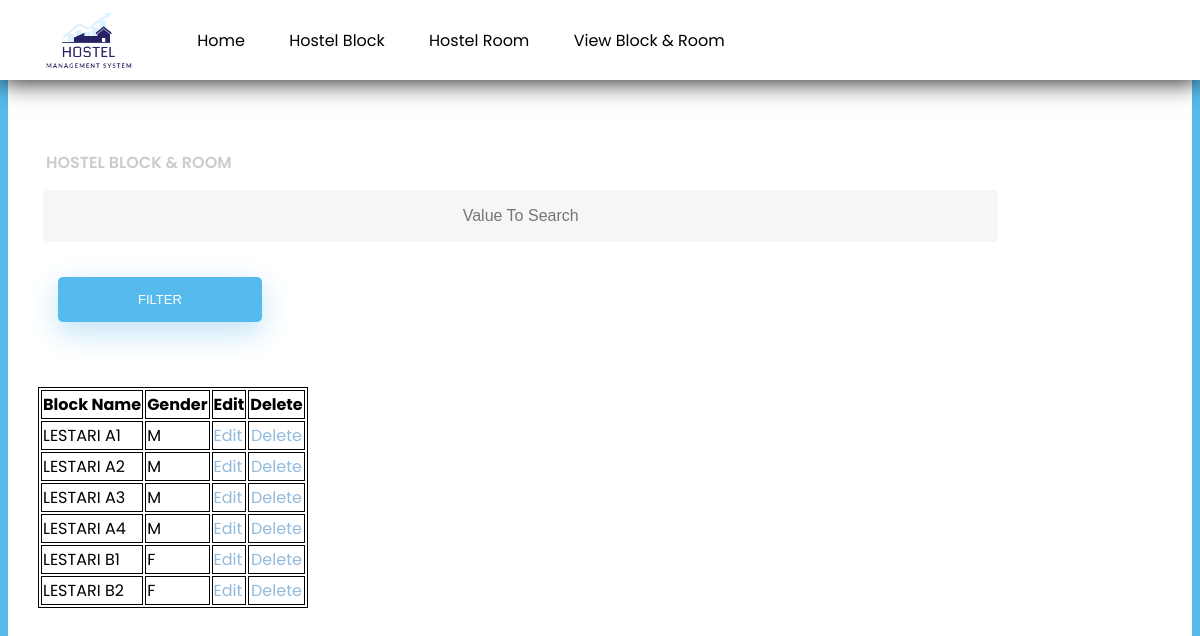
The page /bRoom.php (signed in) on the database its author committed.
### tables this page shows
CREATE TABLE IF NOT EXISTS `block` (
  `id` int(11) NOT NULL AUTO_INCREMENT,
  `name` varchar(50) DEFAULT NULL,
  `gender` varchar(50) DEFAULT NULL,
  PRIMARY KEY (`id`),
  UNIQUE KEY `name` (`name`)
);

### bRoom.php (the view, shortened to what this page needs)
<!DOCTYPE html>
<html>
<head>
</head>
<link rel="stylesheet" href="style.css">
<body>
<header>
           <img src="asset/img/b.png">
            <nav>
                <ul>
                    <li><a href="profile.php" class="activeLink" >Home</a></li>
                    <li><a href="formBR.php">Hostel Block </a></li>
                    <li><a href="roomH.php">Hostel Room </a></li>
                    <li><a href="viewR.php">View Block & Room</a></li>
                </ul>
            </nav>
        </header>
<div id="main">
  <h2>HOSTEL BLOCK & ROOM </h2>
</div>
<?php
if(isset($_POST['search']))
{
    $valueToSearch = $_POST['valueToSearch'];
    $query ="SELECT * FROM `block` WHERE CONCAT( `name`, `gender`) LIKE '%".$valueToSearch."%' ";
    $search_result = filterTable($query);
}
 else {
    $query = "SELECT * FROM `block`";
    $search_result = filterTable($query);
}
function filterTable($query)
{
    $link = mysqli_connect("localhost", "root", "", "dbhostel");
    $filter_Result = mysqli_query($link, $query);
    return $filter_Result;
}
?>
<!DOCTYPE html>
<html>
    <head>
    </head>
    <body>
        <form action="bRoom.php" method="post">
            <input type="text" name="valueToSearch" placeholder="Value To Search"><br><br>
            <input type="submit" name="search" value="Filter"><br><br>
            <table>
                <tr>
                    <th><strong>Block Name</strong></th>
                    <th><strong>Gender</strong></th>
                    <th><strong>Edit</strong></th>
                    <th><strong>Delete</strong></th>
                </tr>
                <?php while($row = mysqli_fetch_array($search_result)):?>
                <tr>
                    <td><?php echo $row['name'];?></td>
                    <td><?php echo $row['gender'];?></td>
                    <td>
                    <a href="editS_form.php?name=<?php echo $row["name"]; ?>">Edit</a>
                    </td>
                    <td align="center">
                    <a href="delete.php?name=<?php echo $row["name"]; ?>">Delete</a>
                    </td>
                </tr>
                <?php endwhile;?>
            </table>
        </form>
    </body>
</html>
</head>
</html>

### style.css (style rules this page uses)
html { background-color: #56baed; }
body { font-family: "Poppins", sans-serif; height: 100vh; }
a { color: #92badd; display:inline-block; text-decoration: none; font-weight: 400; }
h2 { text-align: center; font-size: 16px; font-weight: 600; text-transform: uppercase; display:inline-block; margin: 40px 8px 10px 8px; color: #cccccc; }
input[type=button], input[type=submit], input[type=reset] { background-color: #56baed; border: none; color: white; padding: 15px 80px; text-align: center; text-decoration: none; display: inline-block; text-transform: uppercase; font-size: 13px; -webkit-box-shadow: 0 10px 30px 0 rgba(95,186,233,0.4); box-shadow: 0 10px 30px 0 rgba(95,186,233,0.4); -webkit-border-radius: 5px 5px 5px 5px; border-radius: 5px 5px 5px 5px; margin: 5px 20px 40px 20px; -webkit-transition: all 0.3s ease-in-out; -moz-transition: all 0.3s ease-in-out; -ms-transition: all 0.3s ease-in-out; -o-transition: all 0.3s ease-in-out; transition: all 0.3s ease-in-out; }
input[type=text] { background-color: #f6f6f6; border: none; color: #0d0d0d; padding: 15px 32px; text-align: center; text-decoration: none; display: inline-block; font-size: 16px; margin: 5px; width: 85%; border: 2px solid #f6f6f6; -webkit-transition: all 0.5s ease-in-out; -moz-transition: all 0.5s ease-in-out; -ms-transition: all 0.5s ease-in-out; -o-transition: all 0.5s ease-in-out; transition: all 0.5s ease-in-out; -webkit-border-radius: 5px 5px 5px 5px; border-radius: 5px 5px 5px 5px; }
input[type=text]:placeholder { color: #cccccc; }
* { box-sizing: border-box; }

### bRoom.php (style rules this page uses)
body { background-image: url("a.jpeg"); font-family: "Lato", sans-serif; background-color: white; }
header img { height: 80px; margin-left: 40px; }
body { height: 125vh; background-image: url(); background-size: cover; font-family: sans-serif; margin-top: 80px; padding: 30px; }
header { background-color: white; position: fixed; top: 0; left: 0; right: 0; height: 80px; display: flex; align-items: center; box-shadow: 0 0 25px 0 black; }
header * { display: inline; }
header li { margin: 20px; }
header li a { color: black; text-decoration: none; }
table,tr,th,td { border: 1px solid black; }

### rows shown on the page
block: name "LESTARI A1", gender "M"
block: name "LESTARI A2", gender "M"
block: name "LESTARI A3", gender "M"
block: name "LESTARI A4", gender "M"
block: name "LESTARI B1", gender "F"
block: name "LESTARI B2", gender "F"
